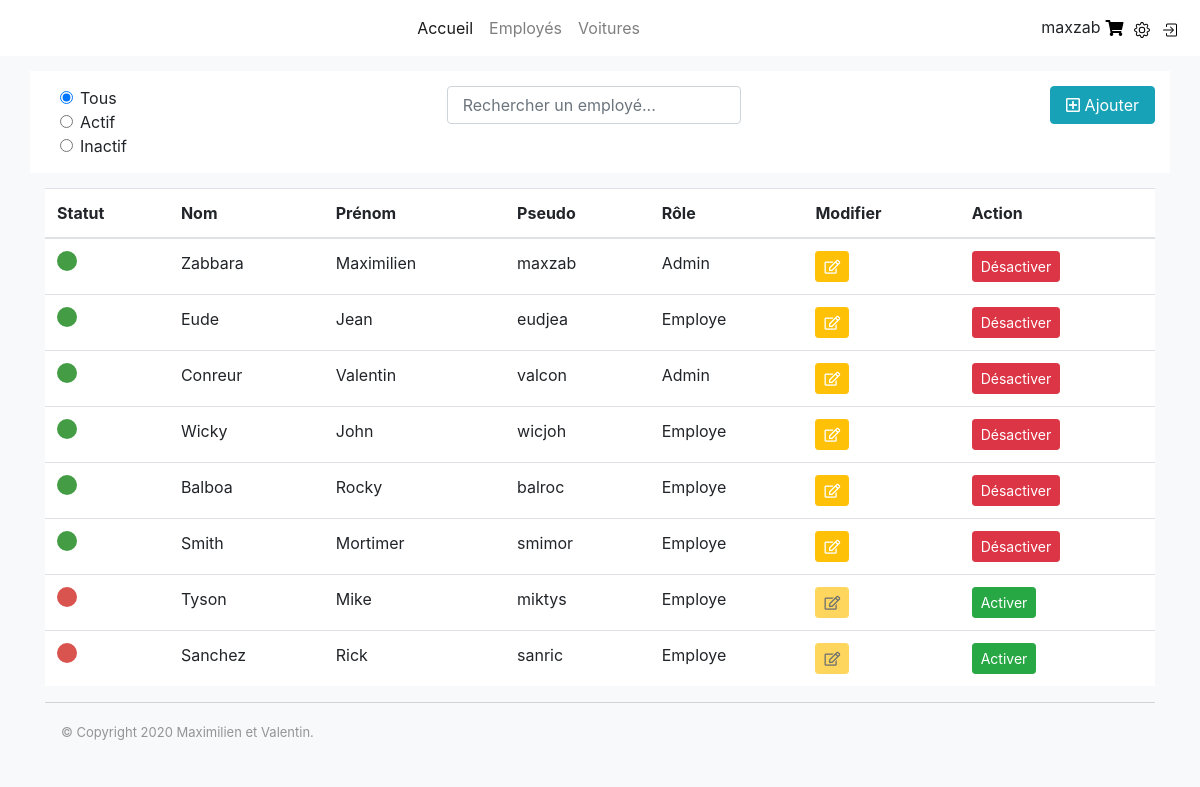
Before: /CONTROL/employees.php (signed in) with the older database file.
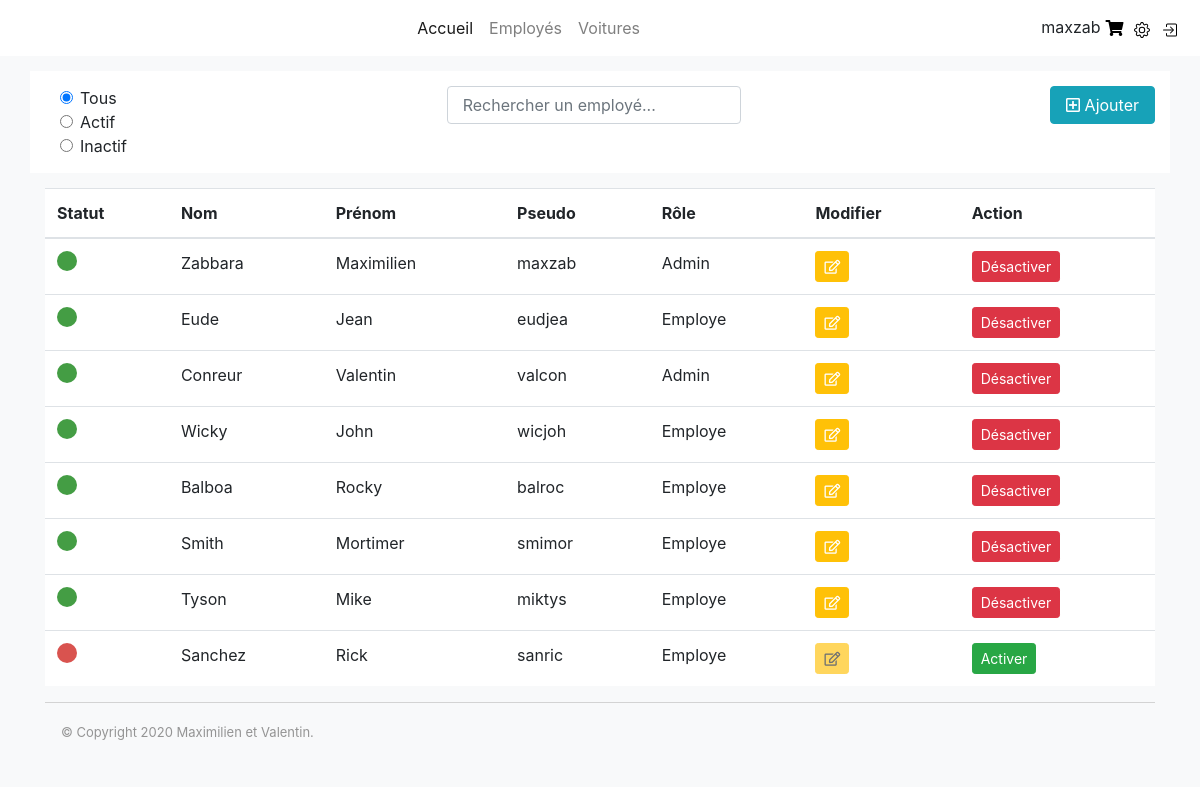
After: the same page with the newer database file.
### tables this page shows
CREATE TABLE `users` (
  `users_ID` int(11) NOT NULL,
  `roles_ID` int(11) NOT NULL,
  `name` varchar(255) NOT NULL,
  `firstname` varchar(255) NOT NULL,
  `pseudo` varchar(255) NOT NULL,
  `password` varchar(255) NOT NULL,
  `isActive` tinyint(1) NOT NULL
);

CREATE TABLE `roles` (
  `roles_ID` int(11) NOT NULL,
  `Label` varchar(255) NOT NULL
);

### MODEL/model.php (called while the page is built, shortened)
<?php
class model
{
    protected $stmt;
    protected $table = '';
    public function __construct()
    {
        try {
            $dns = 'mysql:host=localhost;dbname=vente_voiture';
            $userDB = 'root';
            $passwd = '';
            $this->stmt = new PDO($dns, $userDB, $passwd, array(PDO::ATTR_ERRMODE => PDO::ERRMODE_WARNING));
        }catch(PDOException $e){
            die('Erreur : '. $e->getMessage());
        }
    }
    public function readDB($fields = NULL, $where ='', $innerJoin = ''){
        if($where !=''){
            if($innerJoin !=''){
                $sql = 'SELECT '.$fields. ' FROM '.$this->table.' INNER JOIN '. $innerJoin.' WHERE '. $where;
            }else{
                $sql = 'SELECT '.$fields. ' FROM '.$this->table.' WHERE '. $where;
            }
        }else{
            if($innerJoin !=''){
                $sql = 'SELECT '.$fields. ' FROM '.$this->table.' INNER JOIN '. $innerJoin;
            }else{
                $sql = 'SELECT '.$fields. ' FROM '.$this->table;
            }
        }
        try {
            $select = $this->stmt->query($sql);
            $select->setFetchMode(PDO::FETCH_OBJ);
            $this->data = $select->fetchAll();
        }catch(Exception $e){
            echo 'Une erreur est survenue lors de la récupération des données';
        }
    }
}

### MODEL/users.php (the view, shortened to what this page needs)
<?php
class users extends model
{
    function displayLoopResult($users){
        foreach ($users->data as $k)
        {
            echo '<tr>';
            if($k->isActive == 1){
                echo '<td><span class="dot-success"></span></td>';
            }else{
                echo '<td><span class="dot-danger"></span></td>';
            }
            echo '<td>'.$k->name.'</td>';
            echo '<td>'.$k->firstname.'</td>';
            echo '<td>'.$k->pseudo.'</td>';
            echo '<td>'.$k->label.'</td>';
            if($k->isActive == 1){
                echo '<td><button type="button" class="btn btn-warning btn-sm update" id="user-'.$k->users_ID.'"><i class="far fa-edit"></i></button></td>';
            }else{
                echo '<td><button type="button" class="btn btn-warning btn-sm update" id="user-'.$k->users_ID.'" disabled><i class="far fa-edit"></i></button></td>';
            }
            if($k->isActive == 1){
                echo '<td><button type="button" class="btn btn-danger btn-sm" id="activation">Désactiver</button></td>';
            }else{
                echo '<td><button type="button" class="btn btn-success btn-sm" id="activation">Activer</button></td>';
            }
            echo '</tr>';
        }
    }
}

Changed rows visible on the page:
changed users "Tyson": isActive "Activer" → "Désactiver"
